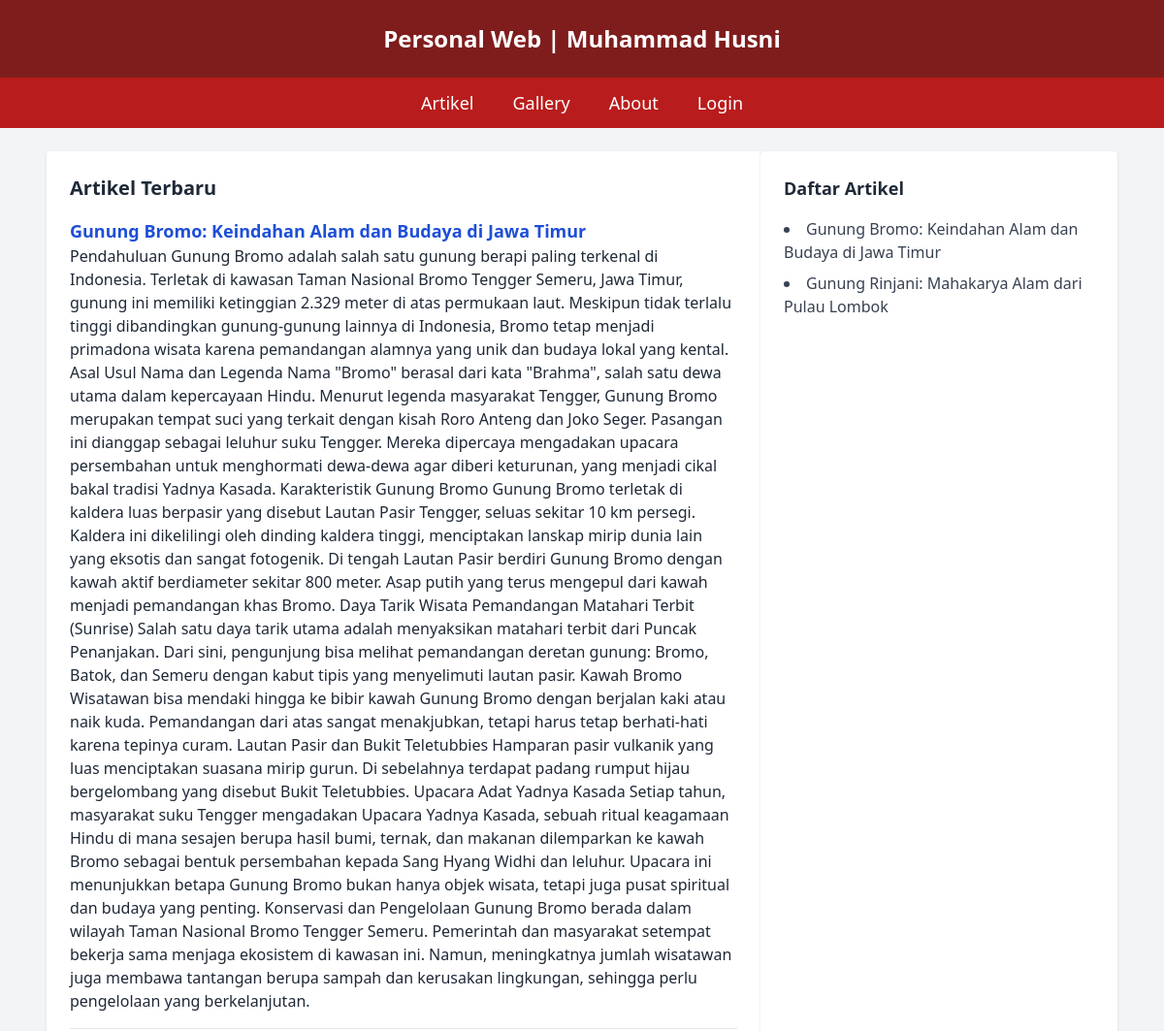
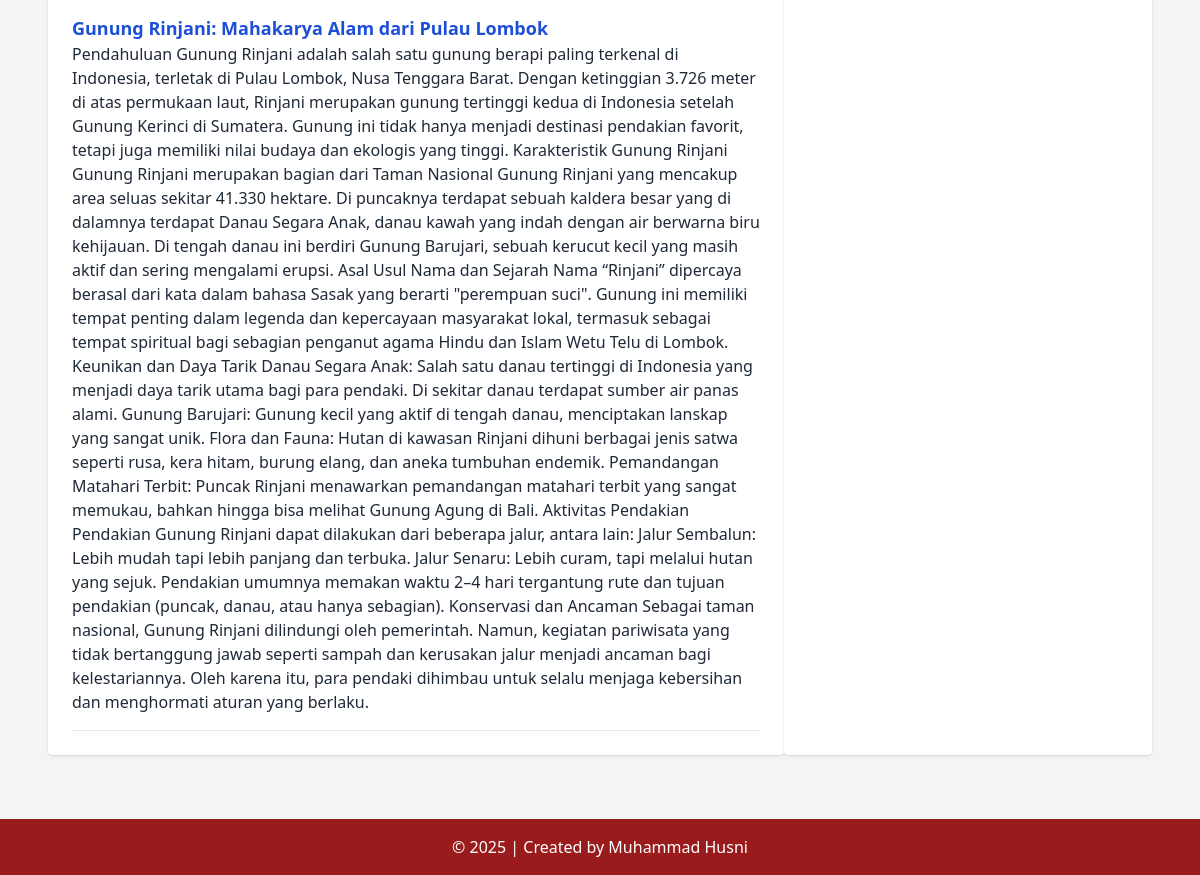
The page / on the database its author committed (2 pictures, top to bottom).
### tables this page shows
CREATE TABLE `tbl_artikel` (
  `id_artikel` int(5) NOT NULL,
  `nama_artikel` text NOT NULL,
  `isi_artikel` text NOT NULL
);

### index.php (the view, shortened to what this page needs)
<?php include "koneksi.php"; ?>
<!DOCTYPE html>
<html lang="en">
<head>
    <script src="https://cdn.tailwindcss.com"></script>
</head>
<body class="bg-gray-100 text-gray-800 font-sans">
    <header class="bg-red-900 text-white text-center p-6 text-2xl font-bold">
        Personal Web | Muhammad Husni
    </header>
    <nav class="bg-red-700 text-white py-3">
        <ul class="flex justify-center space-x-10 font-medium text-lg">
            <li><a href="index.php" class="hover:underline">Artikel</a></li>
            <li><a href="gallery.php" class="hover:underline">Gallery</a></li>
            <li><a href="about.php" class="hover:underline">About</a></li>
            <li><a href="admin/login.php" class="hover:underline">Login</a></li>
        </ul>
    </nav>
    <main class="max-w-6xl mx-auto p-6 grid grid-cols-1 md:grid-cols-3 gap-6mt-6">
        <section class="md:col-span-2 bg-white p-6 rounded shadow">
            <h2 class="text-xl font-bold mb-4">Artikel Terbaru</h2>
            <div class="space-y-4">
                <?php
                $sql = "SELECT * FROM tbl_artikel ORDER BY id_artikel DESC";
                $query = mysqli_query($db, $sql);
                while ($data = mysqli_fetch_array($query)) {
                    echo "<div class='border-b pb-4'>";
                    echo "<h3 class='text-lg font-semibold text-blue-700'>" .
                        htmlspecialchars($data['nama_artikel']) . "</h3>";
                    echo "<p>" . htmlspecialchars($data['isi_artikel']) . "</p>";
                    echo "</div>";
                }
                ?>
            </div>
        </section>
        <aside class="bg-white p-6 rounded shadow">
            <h2 class="text-lg font-bold mb-4">Daftar Artikel</h2>
            <ul class="space-y-2 list-disc list-inside text-gray-700">
                <?php
                $sql = "SELECT * FROM tbl_artikel ORDER BY id_artikel DESC";
                $query = mysqli_query($db, $sql);
                while ($data = mysqli_fetch_array($query)) {
                    echo "<li>" . htmlspecialchars($data['nama_artikel']) . "</li>";
                }
                ?>
            </ul>
        </aside>
    </main>
    <footer class="bg-red-800 text-white text-center py-4 mt-10">
        &copy; <?php echo date('Y'); ?> | Created by Muhammad Husni
    </footer>
</body>
</html>

### rows shown on the page
tbl_artikel: nama_artikel "Gunung Bromo: Keindahan Alam dan Budaya di Jawa Timur", isi_artikel "Pendahuluan Gunung Bromo adalah salah satu gunung berapi paling terkenal di Indonesia. Terletak di kawasan Taman Nasional Bromo Tengger Semeru, Jawa Timur, gunung ini memiliki ketinggian 2.329 meter di atas permukaan laut. Meskipun tidak terlalu tinggi dibandingkan gunung-gunung lainnya di Indonesia, Bromo tetap menjadi primadona wisata karena pemandangan alamnya yang unik dan budaya lokal yang kental. Asal Usul Nama dan Legenda Nama \"Bromo\" berasal dari kata \"Brahma\", salah satu dewa utama dalam kepercayaan Hindu. Menurut legenda masyarakat Tengger, Gunung Bromo merupakan tempat suci yang terkait dengan kisah Roro Anteng dan Joko Seger. Pasangan ini dianggap sebagai leluhur suku Tengger.…"
tbl_artikel: nama_artikel "Gunung Rinjani: Mahakarya Alam dari Pulau Lombok", isi_artikel "Pendahuluan Gunung Rinjani adalah salah satu gunung berapi paling terkenal di Indonesia, terletak di Pulau Lombok, Nusa Tenggara Barat. Dengan ketinggian 3.726 meter di atas permukaan laut, Rinjani merupakan gunung tertinggi kedua di Indonesia setelah Gunung Kerinci di Sumatera. Gunung ini tidak hanya menjadi destinasi pendakian favorit, tetapi juga memiliki nilai budaya dan ekologis yang tinggi. Karakteristik Gunung Rinjani Gunung Rinjani merupakan bagian dari Taman Nasional Gunung Rinjani yang mencakup area seluas sekitar 41.330 hektare. Di puncaknya terdapat sebuah kaldera besar yang di dalamnya terdapat Danau Segara Anak, danau kawah yang indah dengan air berwarna biru kehijauan. Di…"
